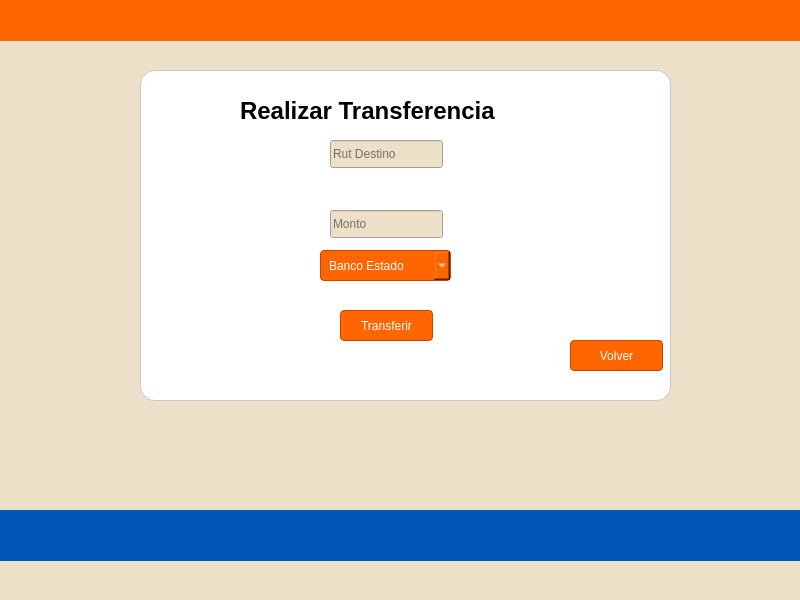
<?xml version="1.0" encoding="UTF-8"?>
<ui version="4.0">
 <class>ventanaoperacion</class>
 <widget class="QMainWindow" name="ventanaoperacion">
  <property name="geometry">
   <rect>
    <x>0</x>
    <y>0</y>
    <width>800</width>
    <height>600</height>
   </rect>
  </property>
  <property name="windowTitle">
   <string>MainWindow</string>
  </property>
  <property name="styleSheet">
   <string notr="true">background: #ede0c9;
</string>
  </property>
  <widget class="QWidget" name="centralwidget">
   <widget class="QLabel" name="label">
    <property name="geometry">
     <rect>
      <x>240</x>
      <y>90</y>
      <width>311</width>
      <height>41</height>
     </rect>
    </property>
    <property name="font">
     <font>
      <pointsize>18</pointsize>
      <bold>true</bold>
     </font>
    </property>
    <property name="styleSheet">
     <string notr="true">background-color: transparent; 
color: rgb(0, 0, 0)
    
  
  

</string>
    </property>
    <property name="text">
     <string>Realizar Transferencia</string>
    </property>
   </widget>
   <widget class="QLineEdit" name="txtDestino">
    <property name="geometry">
     <rect>
      <x>330</x>
      <y>140</y>
      <width>113</width>
      <height>28</height>
     </rect>
    </property>
    <property name="text">
     <string/>
    </property>
    <property name="placeholderText">
     <string>Rut Destino</string>
    </property>
   </widget>
   <widget class="QLineEdit" name="txtMonto">
    <property name="geometry">
     <rect>
      <x>330</x>
      <y>210</y>
      <width>113</width>
      <height>28</height>
     </rect>
    </property>
    <property name="placeholderText">
     <string>Monto</string>
    </property>
   </widget>
   <widget class="QComboBox" name="cmbBanco">
    <property name="geometry">
     <rect>
      <x>320</x>
      <y>250</y>
      <width>131</width>
      <height>31</height>
     </rect>
    </property>
    <property name="styleSheet">
     <string notr="true">
    background-color: #FF6600; /* Naranja Banco */
    color: white;              /* Letra Blanca */
    border: 1px solid #CC4400;
    padding: 8px;
    border-radius: 4px;
</string>
    </property>
    <item>
     <property name="text">
      <string>Banco Estado</string>
     </property>
    </item>
    <item>
     <property name="text">
      <string>Santander</string>
     </property>
    </item>
    <item>
     <property name="text">
      <string>Falabella</string>
     </property>
    </item>
   </widget>
   <widget class="QPushButton" name="btnAccion">
    <property name="geometry">
     <rect>
      <x>340</x>
      <y>310</y>
      <width>93</width>
      <height>31</height>
     </rect>
    </property>
    <property name="styleSheet">
     <string notr="true">QPushButton {
    background-color: #FF6600; /* Naranja Banco */
    color: white;              /* Letra Blanca */
    border: 1px solid #CC4400;
    padding: 8px;
    border-radius: 4px;
}</string>
    </property>
    <property name="text">
     <string>Transferir</string>
    </property>
   </widget>
   <widget class="QPushButton" name="btnVolver">
    <property name="geometry">
     <rect>
      <x>570</x>
      <y>340</y>
      <width>93</width>
      <height>31</height>
     </rect>
    </property>
    <property name="styleSheet">
     <string notr="true">
    background-color: #FF6600; /* Naranja Banco */
    color: white;              /* Letra Blanca */
    border: 1px solid #CC4400;
    padding: 8px;
    border-radius: 4px;
</string>
    </property>
    <property name="text">
     <string>Volver</string>
    </property>
   </widget>
   <widget class="QLabel" name="label_2">
    <property name="geometry">
     <rect>
      <x>-10</x>
      <y>0</y>
      <width>831</width>
      <height>41</height>
     </rect>
    </property>
    <property name="styleSheet">
     <string notr="true">background-color: #FF6600;</string>
    </property>
    <property name="text">
     <string/>
    </property>
   </widget>
   <widget class="QLabel" name="decoracion2">
    <property name="geometry">
     <rect>
      <x>-10</x>
      <y>510</y>
      <width>831</width>
      <height>51</height>
     </rect>
    </property>
    <property name="styleSheet">
     <string notr="true">background-color: #0056b4;</string>
    </property>
    <property name="text">
     <string/>
    </property>
   </widget>
   <widget class="QLabel" name="decoracion3">
    <property name="geometry">
     <rect>
      <x>140</x>
      <y>70</y>
      <width>531</width>
      <height>331</height>
     </rect>
    </property>
    <property name="styleSheet">
     <string notr="true">/* Estilo para la &quot;tarjeta&quot; contenedora (QFrame) */
QFrame {
    background-color: #FFFFFF; 
    
    /* PROPIEDAD PARA EL REDONDEO */
    border-radius: 15px; 
    
    border: 1px solid #c8c8c8; 
}</string>
    </property>
    <property name="text">
     <string/>
    </property>
   </widget>
   <zorder>decoracion3</zorder>
   <zorder>label_2</zorder>
   <zorder>label</zorder>
   <zorder>txtDestino</zorder>
   <zorder>txtMonto</zorder>
   <zorder>cmbBanco</zorder>
   <zorder>btnAccion</zorder>
   <zorder>btnVolver</zorder>
   <zorder>decoracion2</zorder>
  </widget>
  <widget class="QMenuBar" name="menubar">
   <property name="geometry">
    <rect>
     <x>0</x>
     <y>0</y>
     <width>800</width>
     <height>25</height>
    </rect>
   </property>
  </widget>
  <widget class="QStatusBar" name="statusbar"/>
 </widget>
 <resources/>
 <connections/>
</ui>
